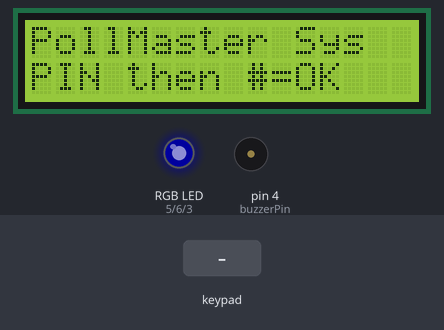
Bench run of a sketch on a simulated Arduino Uno, built with avr-gcc and run on an emulated ATmega328P. Shown: 16×2 character LCD, an RGB LED mixed from three pins (HIGH = lit), buzzer (waves = sounding, pin HIGH). Inputs (shaded band) come from the test bench. Dim RGB values are drawn brighter than linear; pins used as bus, display or sensor lines are not drawn.

Above: at 2.6 s.
2.7 s: keypad keys 1 2 3 4 # pressed 0.4 s apart
At 5.0 s:
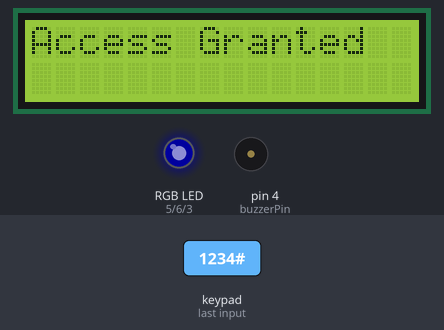
6.2 s: key '1' pressed
At 7.1 s:
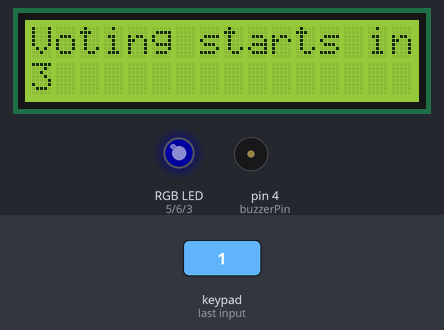
9.2 s: key '2' pressed
At 10.6 s:
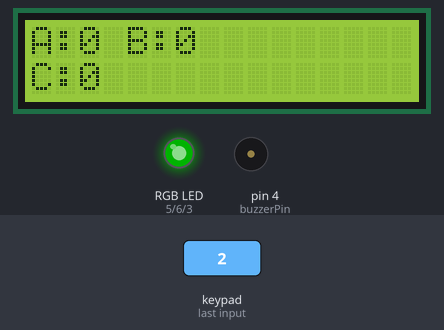
14.8 s: keypad keys 1 2 3 4 * pressed 0.4 s apart
At 19.3 s:
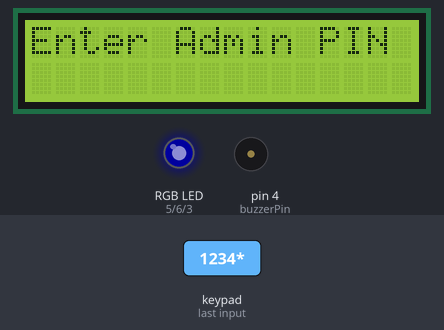
19.6 s: key '#' pressed
At 21.0 s:
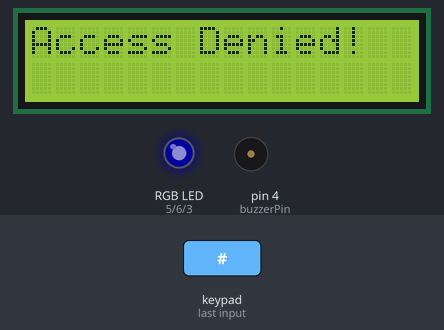
22.6 s: key '*' pressed
At 23.8 s:
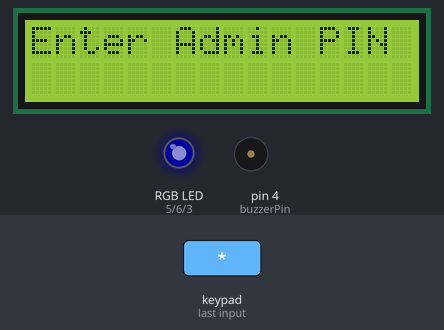
Timing chart, 0 to 25.1 s (numbered marks = the images above; inputs shaded):
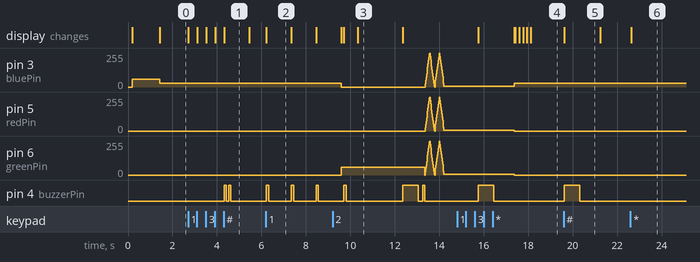

The sketch:

final_riyadah.ino
```cpp
#include <Keypad.h>
#include <LiquidCrystal_I2C.h>
#include <SPI.h>
#include <MFRC522.h>

// =======================
// LCD (I2C)
// =======================
LiquidCrystal_I2C lcd(0x27, 16, 2);

// =======================
// RFID RC522 (SPI)
// =======================
#define SS_PIN 10
#define RST_PIN 8
MFRC522 rfid(SS_PIN, RST_PIN);

// =======================
// RGB + Buzzer
// =======================
const int redPin = 5;
const int greenPin = 6;
const int bluePin = 3;
const bool COMMON_ANODE = false;

#define buzzerPin 4

// =======================
// Voting state
// =======================
int votes[3] = {0, 0, 0}; // A, B, C
bool votingActive = false;
bool votingClosed = false;
bool adminAccess = false;

// =======================
// Keypad mapping
// Rows: A0 A1 A2 A3
// Cols: D0 D1 D2 D7   (NOTE: D0/D1 are Serial pins on UNO)
// =======================
const byte ROWS = 4;
const byte COLS = 4;
char keys[ROWS][COLS] = {
  {'1','2','3','A'},
  {'4','5','6','B'},
  {'7','8','9','C'},
  {'*','0','#','D'}
};
byte rowPins[ROWS] = {A0, A1, A2, A3};
byte colPins[COLS] = {0, 1, 2, 7};   // D0,D1,D2,D7
Keypad keypad = Keypad(makeKeymap(keys), rowPins, colPins, ROWS, COLS);

// =======================
// RFID One-card-one-vote (RAM)
// =======================
struct UID4 { byte b[4]; };
const int MAX_UIDS = 200;
UID4 usedUIDs[MAX_UIDS];
int usedCount = 0;

bool hasActiveCard = false;
UID4 activeUID;

// =======================
// Admin password (digits only; confirm with #)
// =======================
String password = "1234";
String input = "";
int wrongTries = 0;
unsigned long lockUntil = 0;

// =======================
// Helpers
// =======================
bool sameUID(const UID4 &a, const UID4 &b) {
  for (int i = 0; i < 4; i++) if (a.b[i] != b.b[i]) return false;
  return true;
}

bool isUsedUID(const UID4 &u) {
  for (int i = 0; i < usedCount; i++) {
    if (sameUID(usedUIDs[i], u)) return true;
  }
  return false;
}

void markUsedUID(const UID4 &u) {
  if (usedCount < MAX_UIDS) usedUIDs[usedCount++] = u;
}

// =======================
// Sounds
// =======================
void beepShort() {
  digitalWrite(buzzerPin, HIGH);
  delay(100);
  digitalWrite(buzzerPin, LOW);
}

void beepDouble() {
  for (int i = 0; i < 2; i++) { beepShort(); delay(100); }
}

void buzzLong() {
  digitalWrite(buzzerPin, HIGH);
  delay(700);
  digitalWrite(buzzerPin, LOW);
}

void rejectTone() {
  for (int i = 0; i < 3; i++) { beepShort(); delay(80); }
}

void winCelebration() {
  for (int i = 0; i < 3; i++) { beepShort(); delay(150); }
}

void tieTone() {
  buzzLong();
  delay(200);
  beepShort();
}

// =======================
// RGB
// =======================
void setRGB(int r, int g, int b) {
  if (COMMON_ANODE) { r = 255 - r; g = 255 - g; b = 255 - b; }
  analogWrite(redPin, r);
  analogWrite(greenPin, g);
  analogWrite(bluePin, b);
}

void pulseWhite() {
  for (int i = 0; i < 2; i++) {
    for (int j = 0; j <= 255; j += 25) { setRGB(j, j, j); delay(20); }
    for (int j = 255; j >= 0; j -= 25) { setRGB(j, j, j); delay(20); }
  }
}

// =======================
// UI Screens
// =======================
void waitingScreen() {
  lcd.clear();
  lcd.setCursor(0,0);
  lcd.print("PollMaster Sys");
  lcd.setCursor(0,1);
  lcd.print("PIN then #=OK");
  setRGB(0, 0, 30);
}

void adminMenu() {
  lcd.clear();
  lcd.setCursor(0,0);
  lcd.print("1Start 2Close");
  lcd.setCursor(0,1);
  lcd.print("0View  4Reset");
}

void votingIdleScreen() {
  lcd.clear();
  lcd.setCursor(0,0);
  lcd.print("Tap RFID to vote");
  lcd.setCursor(0,1);
  lcd.print("Vote: A/B/C");
  setRGB(0, 60, 0);
}

void showLiveCounts() {
  lcd.clear();
  lcd.setCursor(0,0);
  lcd.print("A:"); lcd.print(votes[0]);
  lcd.print(" B:"); lcd.print(votes[1]);
  lcd.setCursor(0,1);
  lcd.print("C:"); lcd.print(votes[2]);
}

void startCountdown() {
  for (int i = 3; i > 0; i--) {
    lcd.clear();
    lcd.setCursor(0,0);
    lcd.print("Voting starts in");
    lcd.setCursor(0,1);
    lcd.print(i);
    beepShort();
    delay(1000);
  }
  votingActive = true;
  votingClosed = false;
  hasActiveCard = false;
  votingIdleScreen();
}

void resetSession() {
  for (int i = 0; i < 3; i++) votes[i] = 0;
  usedCount = 0;
  hasActiveCard = false;
  votingActive = false;
  votingClosed = false;
  adminAccess = false;

  input = "";
  wrongTries = 0;
  lockUntil = 0;

  lcd.clear();
  lcd.print("Session Reset");
  buzzLong();
  delay(900);
  waitingScreen();
}

// =======================
// RFID read (robust)
// =======================
bool readCardUID(UID4 &out) {
  if (!rfid.PICC_IsNewCardPresent()) return false;
  if (!rfid.PICC_ReadCardSerial()) return false;

  for (int i = 0; i < 4; i++) out.b[i] = rfid.uid.uidByte[i];

  rfid.PICC_HaltA();
  rfid.PCD_StopCrypto1();
  return true;
}

void handleRFID() {
  if (!votingActive || votingClosed) return;

  UID4 u;
  if (!readCardUID(u)) return;

  beepShort();

  if (isUsedUID(u)) {
    lcd.clear();
    lcd.print("Already Voted!");
    setRGB(255, 80, 0);
    rejectTone();
    delay(900);
    votingIdleScreen();
    return;
  }

  activeUID = u;
  hasActiveCard = true;

  lcd.clear();
  lcd.setCursor(0,0);
  lcd.print("Card OK - Vote");
  lcd.setCursor(0,1);
  lcd.print("Press A/B/C");
  setRGB(0, 120, 120);
}

// =======================
// Voting logic
// =======================
void castVote(int candidate) {
  if (!votingActive || votingClosed) return;

  if (!hasActiveCard) {
    lcd.clear();
    lcd.print("Tap RFID first!");
    rejectTone();
    delay(900);
    votingIdleScreen();
    return;
  }

  if (candidate < 0 || candidate > 2) return;

  votes[candidate]++;
  markUsedUID(activeUID);
  hasActiveCard = false;

  lcd.clear();
  lcd.setCursor(0,0);
  lcd.print("Vote Accepted!");
  lcd.setCursor(0,1);
  lcd.print("Candidate ");
  lcd.print((char)('A' + candidate));
  setRGB(0, 255, 0);
  beepShort();
  delay(1000);
  votingIdleScreen();
}

void showResults() {
  showLiveCounts();
  delay(2000);

  int maxVotes = votes[0];
  for (int i = 1; i < 3; i++) if (votes[i] > maxVotes) maxVotes = votes[i];

  int winners[3] = {0,0,0};
  int tieCount = 0;
  for (int i = 0; i < 3; i++) {
    if (votes[i] == maxVotes) { winners[i] = 1; tieCount++; }
  }

  lcd.clear();
  if (tieCount > 1) {
    lcd.setCursor(0,0);
    lcd.print("Tie between:");
    lcd.setCursor(0,1);
    if (winners[0]) lcd.print("A ");
    if (winners[1]) lcd.print("B ");
    if (winners[2]) lcd.print("C ");
    tieTone();

    if (tieCount == 3) pulseWhite();
    else {
      int r = winners[0] ? 255 : 0;
      int g = winners[1] ? 255 : 0;
      int b = winners[2] ? 255 : 0;
      setRGB(r, g, b);
    }
  } else {
    int winner = 0;
    for (int i = 0; i < 3; i++) if (winners[i]) winner = i;
    lcd.setCursor(0,0);
    lcd.print("Winner: ");
    lcd.print((char)('A' + winner));

    if (winner == 0) setRGB(255, 0, 0);
    else if (winner == 1) setRGB(0, 255, 0);
    else setRGB(0, 0, 255);

    winCelebration();
  }

  delay(1500);
  resetSession();
}

// =======================
// Admin PIN handler (Keypad)
// Confirm = #
// Clear   = *
// Digits allowed: 0..9 (normal)
// =======================
void handleAdminPinKey(char key) {
  if (votingActive || votingClosed || adminAccess) return;

  if (millis() < lockUntil) {
    lcd.setCursor(0,1);
    lcd.print("LOCKED...      ");
    return;
  }

  if (!key) return;

  if (key == '#') {   // Confirm
    if (input == password) {
      adminAccess = true;
      wrongTries = 0;
      lcd.clear();
      lcd.print("Access Granted");
      beepDouble();
      delay(700);
      adminMenu();
    } else {
      adminAccess = false;
      wrongTries++;
      lcd.clear();
      lcd.print("Access Denied!");
      buzzLong();

      if (wrongTries >= 3) {
        lockUntil = millis() + 30000UL; // 30 sec
        lcd.clear();
        lcd.print("LOCKED 30 sec");
        rejectTone();
      }

      delay(900);
      waitingScreen();
    }
    input = "";
    return;
  }

  if (key == '*') {   // Clear
    input = "";
    lcd.clear();
    lcd.print("Enter Admin PIN");
    lcd.setCursor(0,1);
    lcd.print("                ");
    return;
  }

  // Normal digits
  if (key >= '0' && key <= '9') {
    if (input.length() < 8) { // just a safe limit
      input += key;
      lcd.setCursor(0,1);
      lcd.print("                ");
      lcd.setCursor(0,1);
      lcd.print(input); // (or print **** if you want)
    }
  }
}

// =======================
// Admin menu handler
// =======================
void handleAdminMenuKey(char key) {
  if (!adminAccess || votingActive || votingClosed) return;
  if (!key) return;

  if (key == '1') startCountdown();
  else if (key == '4') resetSession();
  // keys '0' and '2' are used during voting (view/close)
}

// =======================
// Voting keypad handler
// =======================
void handleVotingKey(char key) {
  if (!votingActive || votingClosed) return;
  if (!key) return;

  if (key == 'A') castVote(0);
  else if (key == 'B') castVote(1);
  else if (key == 'C') castVote(2);

  // Admin during voting
  else if (adminAccess && key == '0') {
    showLiveCounts();
    delay(900);
    votingIdleScreen();
  }
  else if (adminAccess && key == '2') {
    votingClosed = true;
    votingActive = false;
    lcd.clear();
    lcd.print("Voting Closed");
    beepShort();
    delay(500);
    showResults();
  }
  else if (adminAccess && key == '4') {
    resetSession();
  }
}

// =======================
// Setup / Loop
// =======================
void setup() {
  pinMode(redPin, OUTPUT);
  pinMode(greenPin, OUTPUT);
  pinMode(bluePin, OUTPUT);
  pinMode(buzzerPin, OUTPUT);

  lcd.init();
  lcd.backlight();

  // --- RFID init ---
  pinMode(SS_PIN, OUTPUT);
  digitalWrite(SS_PIN, HIGH);

  SPI.begin();
  SPI.setClockDivider(SPI_CLOCK_DIV8);  // ~2MHz
  rfid.PCD_Init();
  delay(50);

  lcd.clear();
  lcd.setCursor(0,0);
  lcd.print("RFID Init OK?");
  lcd.setCursor(0,1);
  lcd.print("Tap card test");
  setRGB(0, 0, 60);
  delay(1200);

  waitingScreen();
}

void loop() {
  // Read keypad ONCE per loop (fixes keypad behaving weird)
  char key = keypad.getKey();

  // 1) Enter admin PIN when not in voting and not already admin
  handleAdminPinKey(key);

  // 2) Admin menu commands before voting
  handleAdminMenuKey(key);

  // 3) During voting: RFID + keypad voting
  if (votingActive && !votingClosed) {
    handleRFID();          // RFID first
    handleVotingKey(key);  // then keypad
  }
}
```

Measured:
- after the input at 2.7 s, pin 4 (buzzerPin): alternates HIGH for 0.10 s and LOW for 0.10 s, 4 changes in all, then stays LOW, starting after 1.6 s; the display: first changes at once (image 1 shows a later state)
- after the input at 6.2 s, pin 4 (buzzerPin): alternates HIGH for 0.10 s and LOW for 1.0 s, starting at once; the display: changes at once (image 2)
- after the input at 14.8 s, the display: first differs from a run without the input after 2.6 s (image 4 shows a later state)
- after the input at 19.6 s, pin 4 (buzzerPin): LOW → HIGH at once, → LOW 0.70 s later; the display: changes at once (image 5)
- after the input at 22.6 s, the display: changes at once (image 6)
